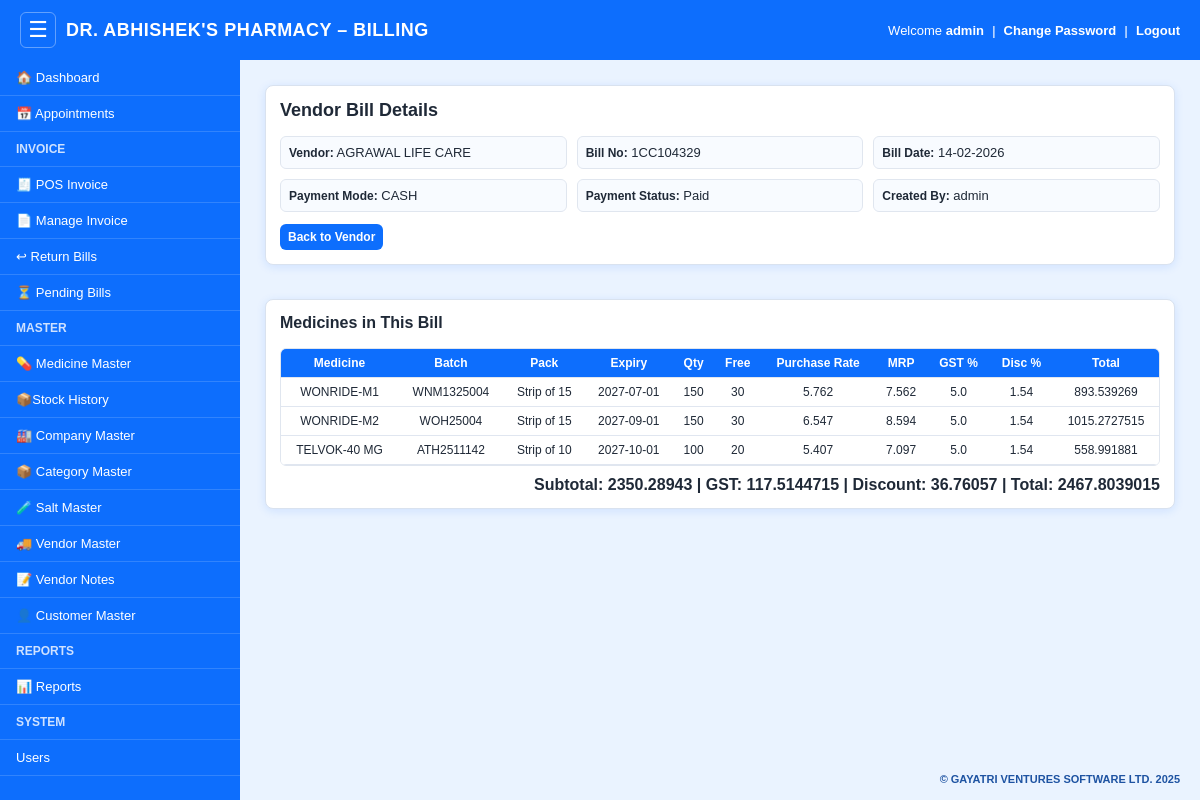
Screenshot of /vendor/purchase/1 (signed in) with the database file from the repository.
### models.py (models this page shows)
class VendorPurchase(db.Model):
    __tablename__ = "vendor_purchase"
    id = db.Column(db.Integer, primary_key=True)
    vendor_id = db.Column(db.Integer, nullable=False)
    purchase_no = db.Column(db.String(30), unique=True)
    invoice_no = db.Column(db.String(60))
    purchase_date = db.Column(db.DateTime, default=datetime.utcnow)
    payment_mode = db.Column(db.String(30))
    payment_status = db.Column(db.String(30))
    paid_amount = db.Column(db.Float, default=0)
    subtotal = db.Column(db.Float, default=0)
    gst_total = db.Column(db.Float, default=0)
    discount_total = db.Column(db.Float, default=0)
    total_amount = db.Column(db.Float, default=0)
    created_by = db.Column(db.String(50))
    created_at = db.Column(db.DateTime, default=datetime.utcnow)

class Vendor(db.Model):
    __tablename__ = "vendor"
    id = db.Column(db.Integer, primary_key=True)
    name = db.Column(db.String(150), nullable=False)
    mobile = db.Column(db.String(20))
    email = db.Column(db.String(120))
    gst_no = db.Column(db.String(30))
    shop_name = db.Column(db.String(150))
    area = db.Column(db.String(150))
    city = db.Column(db.String(100))
    state = db.Column(db.String(100))
    pincode = db.Column(db.String(20))
    address = db.Column(db.String(255))
    vendor_type = db.Column(db.String(50))
    credit_days = db.Column(db.Integer, default=0)
    credit_limit = db.Column(db.Float, default=0)
    bank_name = db.Column(db.String(100))
    account_holder_name = db.Column(db.String(150))
    account_no = db.Column(db.String(50))
    ifsc = db.Column(db.String(20))
    upi = db.Column(db.String(50))
    categories = db.Column(db.String(255))
    salts = db.Column(db.String(255))
    last_purchase_date = db.Column(db.Date)
    total_purchases = db.Column(db.Float, default=0)
    outstanding_balance = db.Column(db.Float, default=0)
    payment_status = db.Column(db.String(30))
    rate_history = db.Column(db.Text)
    default_payment_mode = db.Column(db.String(20))
    notes = db.Column(db.Text)
    attachment_ref = db.Column(db.String(255))
    is_active = db.Column(db.Boolean, default=True)
    created_at = db.Column(db.DateTime, default=datetime.utcnow)

class VendorPurchaseItem(db.Model):
    __tablename__ = "vendor_purchase_item"
    id = db.Column(db.Integer, primary_key=True)
    purchase_id = db.Column(db.Integer, nullable=False)
    vendor_id = db.Column(db.Integer, nullable=False)
    medicine_id = db.Column(db.Integer)
    medicine_name = db.Column(db.String(150))
    composition = db.Column(db.String(255))
    company = db.Column(db.String(150))
    distributor_name = db.Column(db.String(150))
    pack_type = db.Column(db.String(50))
    pack_qty = db.Column(db.Integer)
    batch = db.Column(db.String(50))
    expiry = db.Column(db.String(10))
    qty = db.Column(db.Integer, default=0)
    free_qty = db.Column(db.Integer, default=0)
    remaining_qty = db.Column(db.Integer, default=0)
    purchase_rate = db.Column(db.Float, default=0)
    mrp = db.Column(db.Float, default=0)
    gst_percent = db.Column(db.Float, default=0)
    discount_percent = db.Column(db.Float, default=0)
    total_value = db.Column(db.Float, default=0)
    created_at = db.Column(db.DateTime, default=datetime.utcnow)

### app.py (the view)
@app.route("/vendor/purchase/<int:purchase_id>")
@login_required
def view_vendor_purchase(purchase_id):
    purchase = VendorPurchase.query.get_or_404(purchase_id)
    vendor = Vendor.query.get(purchase.vendor_id)
    items = VendorPurchaseItem.query.filter_by(purchase_id=purchase.id).order_by(VendorPurchaseItem.id.asc()).all()
    mode = (request.args.get("mode") or "view").lower()
    return render_template(
        "vendor_purchase_view.html",
        vendor=vendor,
        purchase=purchase,
        items=items,
        mode=mode
    )

### app.py (called while the page is built)
def login_required(f):
    @wraps(f)
    def w(*args, **kwargs):
        if not session.get("user_id"):
            return redirect("/login")
        return f(*args, **kwargs)
    return w

### templates/vendor_purchase_view.html (shortened to what this page needs)
{% extends "base.html" %}
{% block body %}
<div class="card">
    <h2>Vendor Bill Details</h2>
    <div class="meta-grid">
        <div class="meta-item">
            <b>Vendor:</b> {{ vendor.name if vendor else '-' }}
        </div>
        <div class="meta-item">
            <b>Bill No:</b> {{ purchase.invoice_no if purchase.invoice_no else purchase.purchase_no }}
        </div>
        <div class="meta-item">
            <b>Bill Date:</b> {{ purchase.purchase_date.strftime('%d-%m-%Y') if purchase.purchase_date else '-' }}
        </div>
        <div class="meta-item">
            <b>Payment Mode:</b> {{ purchase.payment_mode or '-' }}
        </div>
        <div class="meta-item">
            <b>Payment Status:</b> {{ purchase.payment_status or '-' }}
        </div>
        <div class="meta-item">
            <b>Created By:</b> {{ purchase.created_by or '-' }}
        </div>
    </div>
    <div class="actions">
        <a class="btn" href="/vendor/edit/{{ purchase.vendor_id }}">Back to Vendor</a>
    </div>
</div>
<div class="card" style="margin-top:16px;">
    <h3>Medicines in This Bill</h3>
    {% if items and items|length > 0 %}
    <div class="table-wrap">
    <table>
        <tr>
            <th>Medicine</th>
            <th>Batch</th>
            <th>Pack</th>
            <th>Expiry</th>
            <th>Qty</th>
            <th>Free</th>
            <th>Purchase Rate</th>
            <th>MRP</th>
            <th>GST %</th>
            <th>Disc %</th>
            <th>Total</th>
        </tr>
        {% for it in items %}
        <tr>
            <td>{{ it.medicine_name }}</td>
            <td>{{ it.batch }}</td>
            <td>
                {% if it.pack_type and it.pack_qty %}
                    {{ it.pack_type }} of {{ it.pack_qty }}
                {% elif it.pack_type %}
                    {{ it.pack_type }}
                {% elif it.pack_qty %}
                    {{ it.pack_qty }}
                {% else %}
                    -
                {% endif %}
            </td>
            <td>{{ it.expiry }}</td>
            <td>{{ it.qty }}</td>
            <td>{{ it.free_qty }}</td>
            <td>{{ it.purchase_rate }}</td>
            <td>{{ it.mrp }}</td>
            <td>{{ it.gst_percent }}</td>
            <td>{{ it.discount_percent }}</td>
            <td>{{ it.total_value }}</td>
        </tr>
        {% endfor %}
    </table>
    </div>
    {% else %}
    <div>No items found in this bill.</div>
    {% endif %}
    <div class="totals">
        Subtotal: {{ purchase.subtotal or 0 }} |
        GST: {{ purchase.gst_total or 0 }} |
        Discount: {{ purchase.discount_total or 0 }} |
        Total: {{ purchase.total_amount or 0 }}
    </div>
</div>
{% endblock %}

### templates/base.html (shortened to what this page needs)
<!DOCTYPE html>
<html>
<head>
</head>
<body>
    <div class="topbar">
        <div class="topbar-left">
            <button id="sidebarToggle" class="menu-toggle" type="button" aria-label="Toggle menu" aria-expanded="true">&#9776;</button>
            <div class="title">DR. ABHISHEK'S PHARMACY – BILLING</div>
        </div>
        <div class="right">
            <span class="welcome-text">Welcome <b>{{ session.get("username") }}</b></span>
            <span class="divider">|</span>
            <a href="/change-password">Change Password</a>
            <span class="divider">|</span>
            <a href="/logout">Logout</a>
        </div>
    </div>
    <div class="sidebar">
        <a href="/" class="{% if request.path == '/' %}active{% endif %}">🏠 Dashboard</a>
        <a href="/appointments" class="{% if request.path.startswith('/appointments') %}active{% endif %}">&#128197; Appointments</a>
        <h4>Invoice</h4>
        <a href="/billing">🧾 POS Invoice</a>
        <a href="/invoices">📄 Manage Invoice</a>
        <a href="/return-bills">&#8617; Return Bills</a>
        <a href="/pending-bills">&#9203; Pending Bills</a>
        <h4>Master</h4>
        {% if session.get("role") == "admin" or session.get("can_view_medicine") or session.get("can_add_medicine") or session.get("can_edit_medicine") or session.get("can_delete_medicine") %}
<a href="/medicines">💊 Medicine Master</a>
{% endif %}
        {% if session.get("role") == "admin" or session.get("can_view_stock_history") %}
<li>
  <a href="/stock-history">
    📦Stock History
  </a>
</li>
{% endif %}
        <a href="/company">🏭 Company Master</a>
        <a href="/category">📦 Category Master</a>
        <a href="/salt">🧪 Salt Master</a>
        <a href="/vendor">🚚 Vendor Master</a>
        {% if session.get("role") == "admin" or session.get("can_invoice_action") %}
        <a href="/vendor-notes">&#128221; Vendor Notes</a>
        {% endif %}
        <a href="/customer">👤 Customer Master</a>
        <h4>Reports</h4>
        {% if session.get("role") == "admin" or session.get("can_view_reports") %}
<a href="/reports">📊 Reports</a>
{% endif %}
        {% if session.get("role") == "admin" %}
<h4>System</h4>
<a href="/users">Users</a>
{% endif %}
    </div>
    <div class="content dashboard-container">
        <div class="content-inner">
            {% block body %}{% endblock %}
        </div>
    </div>
<div class="app-footer">
    © GAYATRI VENTURES SOFTWARE LTD. 2025
</div>
</body>
</html>

### templates/base.html (style rules this page uses)
* { box-sizing: border-box; }
body { margin: 0; font-family: Arial, sans-serif; background: #eaf3ff; }
.topbar { position: fixed; top: 0; left: 0; height: 60px; width: 100%; background: #0d6efd; color: #fff; display: flex; align-items: center; justify-content: space-between; padding: 0 20px; z-index: 1000; }
.topbar .title { font-size: 20px; font-weight: bold; letter-spacing: 0.5px; }
.topbar-left { display: flex; align-items: center; gap: 10px; min-width: 0; }
.menu-toggle { width: 36px; height: 36px; border: 1px solid rgba(255,255,255,0.35); background: transparent; color: #fff; border-radius: 6px; cursor: pointer; font-size: 22px; line-height: 1; display: inline-flex; align-items: center; justify-content: center; }
.topbar .right a { color: #fff; text-decoration: none; margin-left: 15px; font-weight: bold; }
.topbar .right { display: flex; align-items: center; gap: 8px; min-width: 0; white-space: nowrap; }
.topbar .right a { margin-left: 0; }
.topbar .right .divider { opacity: 0.7; font-weight: 600; }
.sidebar { position: fixed; top: 60px; left: 0; width: 240px; height: calc(100vh - 60px); background: #0d6efd; overflow-y: auto; transition: transform 0.2s ease-in-out; }
.sidebar h4 { padding: 12px 20px; margin: 0; font-size: 14px; color: #cfe2ff; text-transform: uppercase; border-bottom: 1px solid rgba(255,255,255,0.15); }
.sidebar a { display: block; padding: 12px 20px; color: #fff; text-decoration: none; font-size: 15px; border-bottom: 1px solid rgba(255,255,255,0.15); }
.content { margin-left: 240px; margin-top: 60px; padding: 25px; min-height: calc(100vh - 60px); transition: all 0.2s ease-in-out; }
.app-footer { position: fixed; right: 20px; bottom: 15px; font-size: 13px; font-weight: 600; color: #084298; opacity: 0.9; z-index: 9999; pointer-events: none; }
:root { --primary: #0d6efd; --primary-dark: #084298; --success: #198754; --danger: #dc3545; --warning: #ffc107; --muted: #6c757d; --bg: #eaf3ff; --card: #ffffff; --border: #d9e2ef; --shadow: 0 2px 10px rgba(13, 110, 253, 0.12); --text: #1f2937; }
body { background: var(--bg); color: var(--text); }
.topbar { background: var(--primary); gap: 10px; }
.sidebar { background: var(--primary); }
.sidebar ul, .sidebar li { list-style: none; margin: 0; padding: 0; }
.content { overflow-x: auto; }
.content-inner { max-width: 1400px; width: 100%; margin: 0 auto; display: flex; flex-direction: column; gap: 18px; }
.content .card, .content .form-card { background: var(--card); padding: 18px; border-radius: 8px; box-shadow: var(--shadow); border: 1px solid var(--border); width: 100%; overflow-x: auto; }
.content .card h2, .content .card h3, .content .form-card h2, .content .form-card h3 { margin-top: 0; }
.table-wrap { width: 100%; overflow-x: auto; }
.content table { width: 100%; border-collapse: collapse; background: var(--card); }
.content th, .content td { padding: 10px 12px; border-bottom: 1px solid #e0e6f0; text-align: center; font-size: 14px; }
.content th { background: var(--primary); color: #fff; font-weight: 700; }
.btn, .add-btn, .btn-add, .btn-edit, .btn-pass, .btn-del, .restore, .delete { display: inline-block; padding: 8px 14px; border-radius: 6px; text-decoration: none; font-size: 14px; font-weight: 600; border: none; cursor: pointer; }
.btn, .btn-primary, .btn-edit { background: var(--primary); color: #fff; }
.topbar .title { font-size: 18px !important; }
.topbar .right, .topbar .right a { font-size: 13px !important; }
.sidebar h4 { font-size: 12px !important; padding: 10px 16px !important; }
.sidebar a { font-size: 13px !important; padding: 10px 16px !important; }
.content h2 { font-size: 18px !important; }
.content h3 { font-size: 16px !important; }
.content p, .content li, .content label, .content span, .content a, .content td, .content th, .content small, .content strong, .content b, .content input:not([type="checkbox"]):not([type="radio"]), .content select, .content textarea, .content button, .content .btn, .content .add-btn, .content .btn-add, .content .btn-edit, .content .btn-pass, .content .btn-del, .content .filter-btn, .content .delete-btn { font-size: 12px !important; }
.content th, .content td { padding: 7px 8px !important; }
.content input:not([type="checkbox"]):not([type="radio"]), .content select, .content textarea, .content button, .content .btn { padding: 6px 8px !important; }
.content .card, .content .form-card { padding: 14px !important; }
.app-footer { font-size: 11px !important; }

### rows the page displays
VendorPurchase: get "admin", invoice_no "1CC104329", purchase_date "14-02-2026", payment_mode "CASH", payment_status "Paid", created_by "admin", subtotal "2350.28943", gst_total "117.5144715", discount_total "36.76057", total_amount "2467.8039015"
Vendor: name "AGRAWAL LIFE CARE"
VendorPurchaseItem: medicine_name "WONRIDE-M1", batch "WNM1325004", pack_type "Strip", pack_qty "15", expiry "2027-07-01", qty "150", free_qty "30", purchase_rate "5.762", mrp "7.562", gst_percent "5.0", discount_percent "1.54", total_value "893.539269"
VendorPurchaseItem: medicine_name "WONRIDE-M2", batch "WOH25004", pack_type "Strip", pack_qty "15", expiry "2027-09-01", qty "150", free_qty "30", purchase_rate "6.547", mrp "8.594", gst_percent "5.0", discount_percent "1.54", total_value "1015.2727515"
VendorPurchaseItem: medicine_name "TELVOK-40 MG", batch "ATH2511142", pack_type "Strip", pack_qty "10", expiry "2027-10-01", qty "100", free_qty "20", purchase_rate "5.407", mrp "7.097", gst_percent "5.0", discount_percent "1.54", total_value "558.991881"
